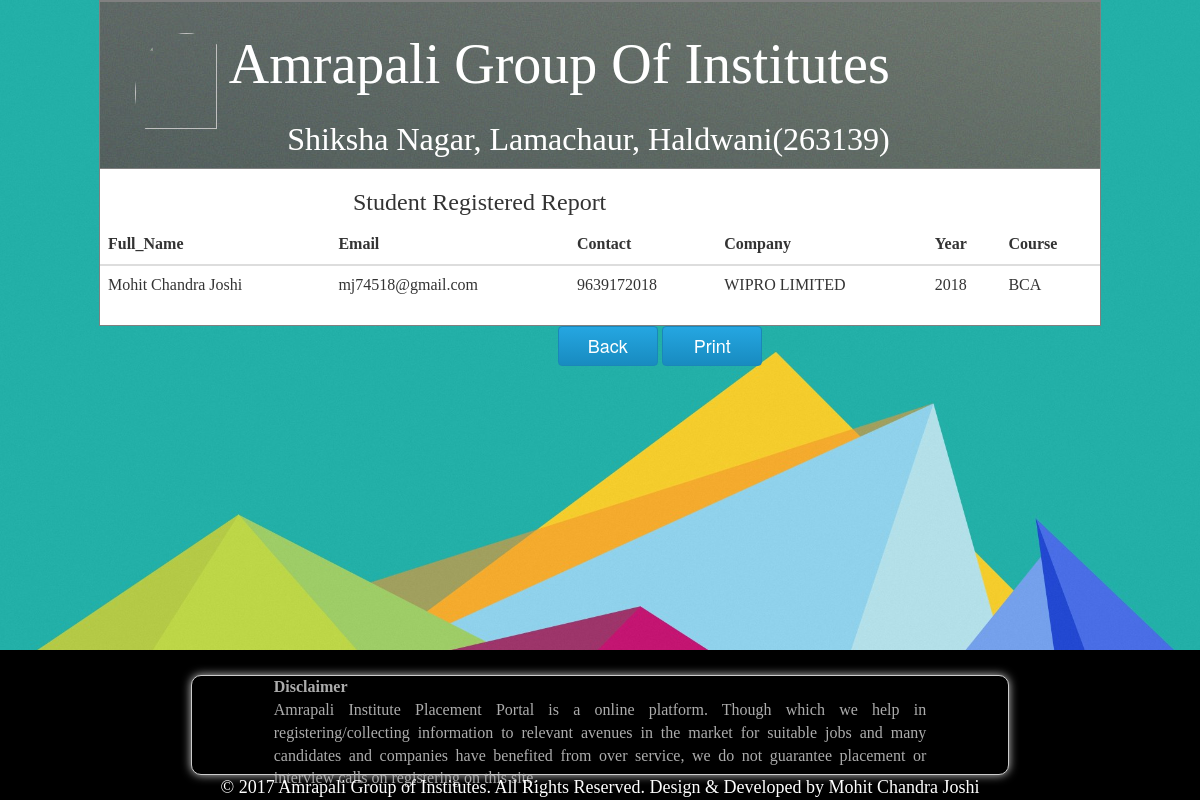
Screenshot of /admin/std_reports_view_all.php (signed in) with the database file from the repository.
### tables this page shows
CREATE TABLE `std_placed` (
  `username` varchar(10) NOT NULL,
  `fullname` char(30) NOT NULL,
  `email` varchar(30) NOT NULL,
  `contact` bigint(10) NOT NULL,
  `company` varchar(30) NOT NULL,
  `year` text NOT NULL,
  `course` varchar(30) NOT NULL,
  `desc_` text NOT NULL
);

CREATE TABLE `std_login` (
  `username` varchar(10) NOT NULL,
  `password` varchar(20) NOT NULL,
  `email` varchar(30) NOT NULL,
  `contact` bigint(11) NOT NULL
);

### admin/std_reports_view_all.php (the view, shortened to what this page needs)
<?php
 include('dbconfig/config.php');
	if($_SESSION['username'])
{
?>
<html>
<head>
	<link href="../bootstrap/css/bootstrap.min.css" rel="stylesheet">
</head>
	<body style="background-image:url('images/15.jpg'); background-size:100%;">
<center>
<table border="1" width="50%" style=" background-color:#fff">
<tr><td><tr><td>
<section style="color: #fff;text-shadow: 0 0 0.5px rgba(255, 255, 255, 0.25);text-align: center;background-image:url('../images/bg.jpg');width:100%;padding: 1em 0 0em 0; ">
		<div id="dvContents">
					<table height="150px" cellspacing="0" border="0">
						<tr>
						<td rowspan="3" width="16%">
						<img src="imgs/logo.jpeg" style="width:80%; border-radius:50%; margin: 0 0 0 35px;"/>
						</td>
						</tr>
						<tr>
						<td width="84%">
						<h1 style="font-family:Comic Sans MS; color:white; font-size:350%;text-align:right;padding-right:15px;margin-bottom:0px;margin-top:0px;">Amrapali Group Of Institutes </h1>
						</td>
						</tr>
						<tr>
						<td style="font-family:Comic Sans MS; color:white; font-size:200%;text-align:right;padding-right:15px;margin-bottom:0px;margin-top:0px;">
						Shiksha Nagar, Lamachaur, Haldwani(263139)
						</td>
						</tr>
					</table>
		</section>
			</td></tr>
			<tr><td>
			<div style = "margin-left:3px;">
				<h3 style = "margin-left:250px;">Student Registered Report</h3>
			</div>
                               <?php
							   if(null!==($_GET['id'] AND $_GET['name'])){
									$user1=$_GET['id'];
									$user2=$_GET['name'];
									}
									if($user1==$user2){
									$sql1="Select * from std_placed";
									$result_3 = $con->query($sql1);
									}
								?>
								<table border="0" class="table" style="width:1000px;" >
									<thead>
									<th>Full_Name</th>
									<th>Email</th>
									<th>Contact</th>
									<th>Company</th>
									<th>Year</th>
									<th>Course</th>
									</thead>
								<tbody>
								<?php
								while($row_1=mysqli_fetch_array($result_3)){
								?>
                                    <tr>
                                        <td><?php echo $row_1['fullname']; ?></td>
										<td><?php
								$sql2="Select * from std_login";
								$result_4 = $con->query($sql2);
									while($row_4 = mysqli_fetch_array($result_4)){
										if($row_1['username'] == $row_4['username']){
										echo $row_4['email'];
										}
										else{
											echo "";
										}
									}
									  ?></td>
										<td><?php $sql2="Select * from std_login";
								$result_4 = $con->query($sql2);
									while($row_4 = mysqli_fetch_array($result_4)){
										if($row_1['username'] == $row_4['username']){
										echo $row_4['contact'];
										}
										else{
											echo "";
										}
									}?></td>
                                        <td><?php echo $row_1['company']; ?></td>
                                        <td><?php echo $row_1['year']; ?></td>
                                        <td><?php echo $row_1['course']; ?></td>
                                    </tr>
								<?php
									}
								?>
						</tbody>
					</table>
					</td></tr>
	</td>
	</tr>
	</table>
	<div class="control-group">
						<div style="margin-left:120px">
							<a href="selected.php"><input type = "button" value="Back" class="styled-button-8"/></a>
							<button type="button" class="styled-button-8" onclick="javascript:window.print();">Print</button>
						</div>
						</div>
	</center>
</body>
<div class="control-group">
<?php
			include('footer.php');
		?>
</div>
	<?php
}
		else
		{
			header('Location:logout.php');
		}
		?>
</html>

### admin/std_reports_view_all.php (style rules this page uses)
.styled-button-8 { background: #25A6E1; background: -moz-linear-gradient(top,#25A6E1 0%,#188BC0 100%); background: -webkit-gradient(linear,left top,left bottom,color-stop(0%,#25A6E1),color-stop(100%,#188BC0)); background: -webkit-linear-gradient(top,#25A6E1 0%,#188BC0 100%); background: -o-linear-gradient(top,#25A6E1 0%,#188BC0 100%); background: -ms-linear-gradient(top,#25A6E1 0%,#188BC0 100%); background: linear-gradient(top,#25A6E1 0%,#188BC0 100%); filter: progid: DXImageTransform.Microsoft.gradient( startColorstr='#25A6E1',endColorstr='#188BC0',GradientType=0); width:100px; height:40px; color:#fff; font-family:'Helvetica Neue',sans-serif; font-size:18px; border-radius:4px; -moz-border-radius:4px; -webkit-border-radius:4px; border:1px solid #1A87B9 }

### rows the page displays
std_placed: fullname "Mohit Chandra Joshi", company "WIPRO LIMITED", year "2018", course "BCA"
std_login: email "mj74518@gmail.com", contact "9639172018"
